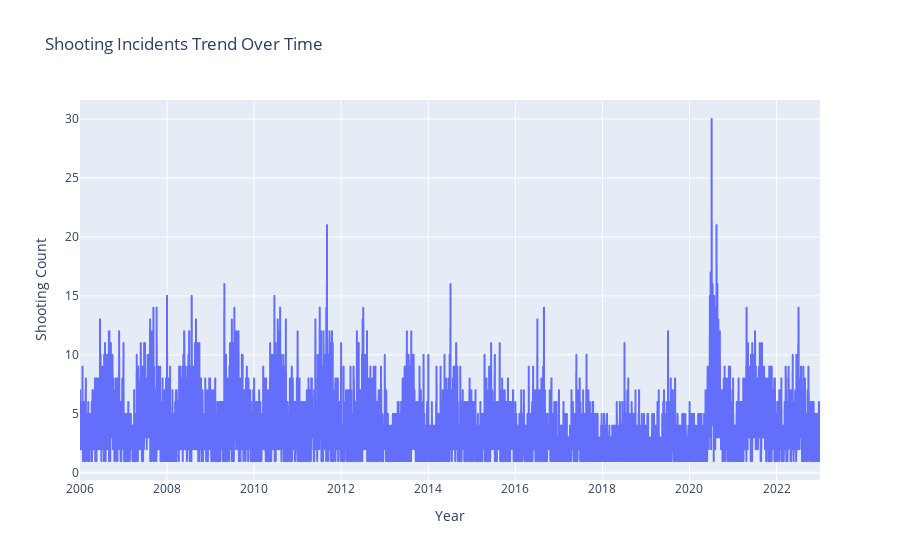

The code cell stored with this chart in its notebook:
### Code cell
# Convert occur_date to datetime
df3['occur_date'] = pd.to_datetime(df3['occur_date'])

# Create the interactive timeline trend for number of shootings across years
fig = px.line(df3, x='occur_date', y='shooting_num', 
              title='Shooting Incidents Trend Over Time')

fig.update_layout(
    xaxis_title="Year",
    yaxis_title="Shooting Count"
)

fig.show()

# Save the figure as an HTML file
fig.write_html("yeartrend_chart.html")

### Figure 1 — Plotly figure (JSON) as saved in the notebook; plotly's stock layout.template omitted (floating-point values rounded to 4 significant figures; data arrays with more than 128 entries replaced by an {"elided": "..."} marker saying what was removed)
{"data": [{"hovertemplate": "occur_date=%{x}<br>shooting_num=%{y}<extra></extra>", "legendgroup": "", "line": {"color": "#636efa", "dash": "solid"}, "marker": {"symbol": "circle"}, "mode": "lines", "name": "", "showlegend": false, "type": "scattergl", "x": {"elided": "5761 str values"}, "xaxis": "x", "y": {"elided": "5761 int values"}, "yaxis": "y"}], "layout": {"legend": {"tracegroupgap": 0}, "title": {"text": "Shooting Incidents Trend Over Time"}, "xaxis": {"anchor": "y", "domain": [0, 1], "title": {"text": "Year"}}, "yaxis": {"anchor": "x", "domain": [0, 1], "title": {"text": "Shooting Count"}}}}
